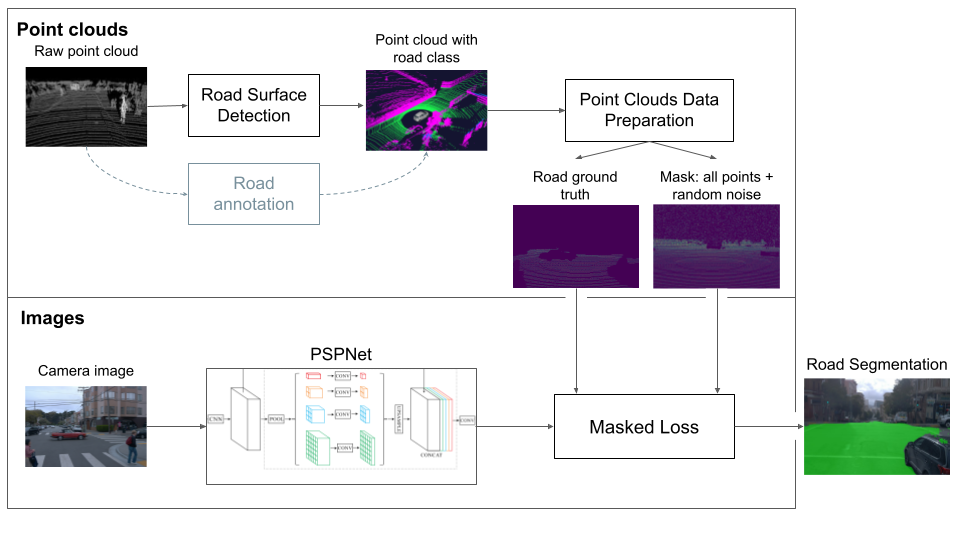
#> input picture pictures/scheme.png, 960 x 540 px
$ python -i augmentations.py   (imports and definitions only)
#> lines starting #> are read from the running program, lines starting #| are printed output that depends on the picture; after the words box and inside, x2 and y2 are one past the last pixel; in counts of white or black regions, pixels touching at a corner belong together
#> further down, picture is the input picture: shape (540, 960, 3); mean B, G, R 227.5, 224.8, 225.5
import math
import random
from typing import Tuple

import cv2
import numpy as np


def augment_hsv(img: np.ndarray, hgain: float = 0.5, sgain: float = 0.5, vgain: float = 0.5) -> None:
    """
    Apply Hue, Saturation, and Value (HSV) color space augmentation.

    Args:
        img: Image (numpy array) to be augmented.
        hgain: Hue gain for the augmentation.
        sgain: Saturation gain for the augmentation.
        vgain: Value gain for the augmentation.
    """
#> called with hgain = 0.5, sgain = 0.5, vgain = 0.5
    r = np.random.uniform(-1, 1, 3) * [hgain, sgain, vgain] + 1  # random gains
    hue, sat, val = cv2.split(cv2.cvtColor(img, cv2.COLOR_BGR2HSV))
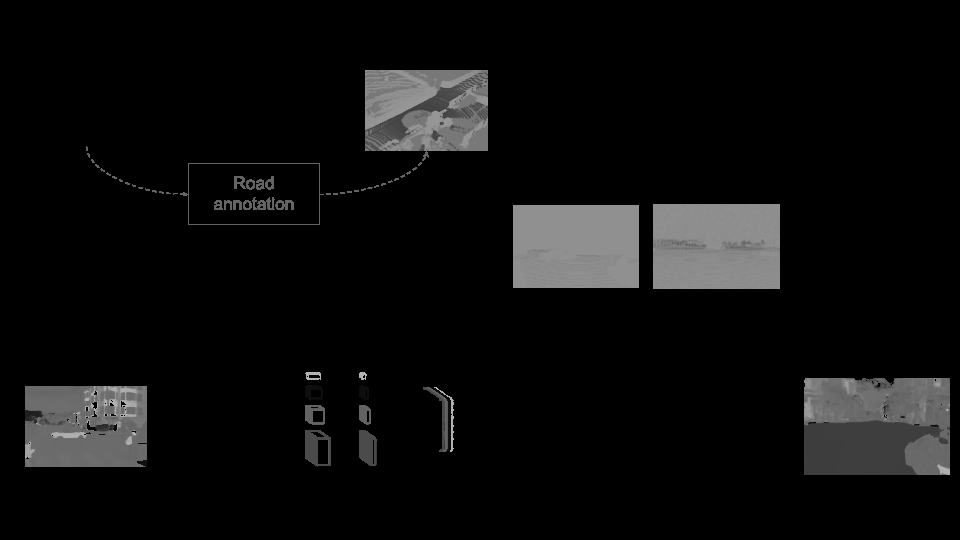
#> hue: shape (540, 960); min 0, max 179, mean 13.3
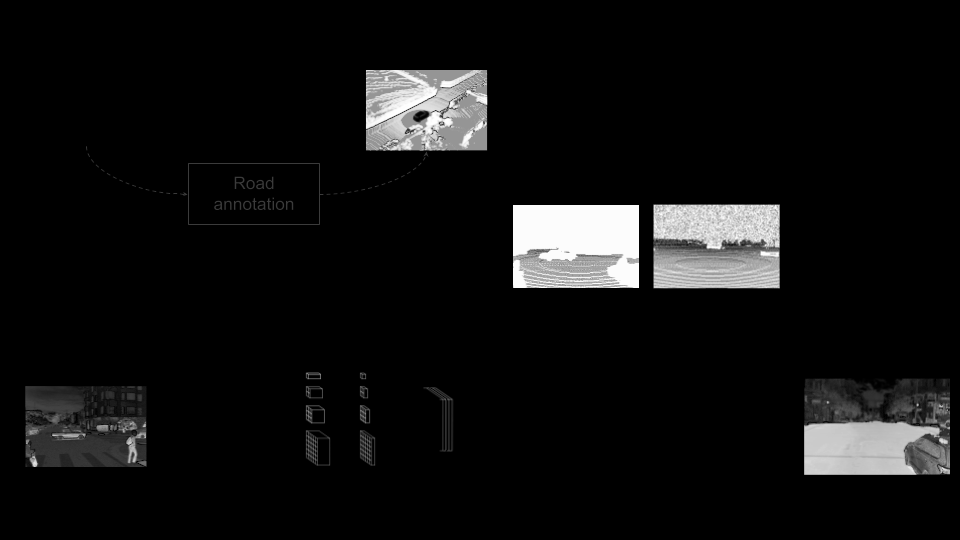
#> sat: shape (540, 960); min 0, max 255, mean 16
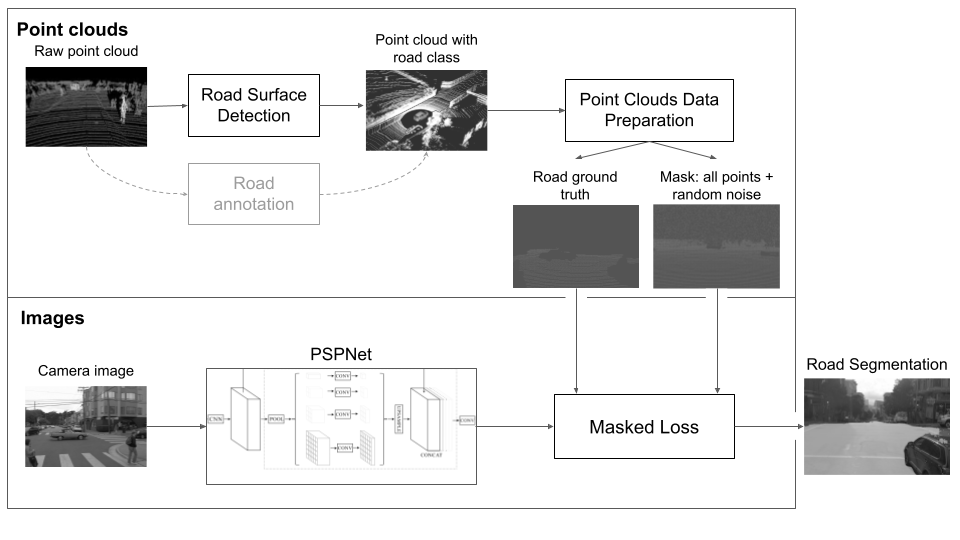
#> val: shape (540, 960); min 0, max 255, mean 229.1
    dtype = img.dtype  # uint8

    x = np.arange(0, 256, dtype=np.int16)
    lut_hue = ((x * r[0]) % 180).astype(dtype)
    lut_sat = np.clip(x * r[1], 0, 255).astype(dtype)
#> lut_sat = 256 values from 0 to 255
    lut_val = np.clip(x * r[2], 0, 255).astype(dtype)
#> lut_val = 256 values from 0 to 255

    img_hsv = cv2.merge((cv2.LUT(hue, lut_hue), cv2.LUT(sat, lut_sat), cv2.LUT(val, lut_val))).astype(dtype)
#> img_hsv: shape (540, 960, 3); mean H, S, V 13.7, 18.4, 230.8
    cv2.cvtColor(img_hsv, cv2.COLOR_HSV2BGR, dst=img)  # no return needed
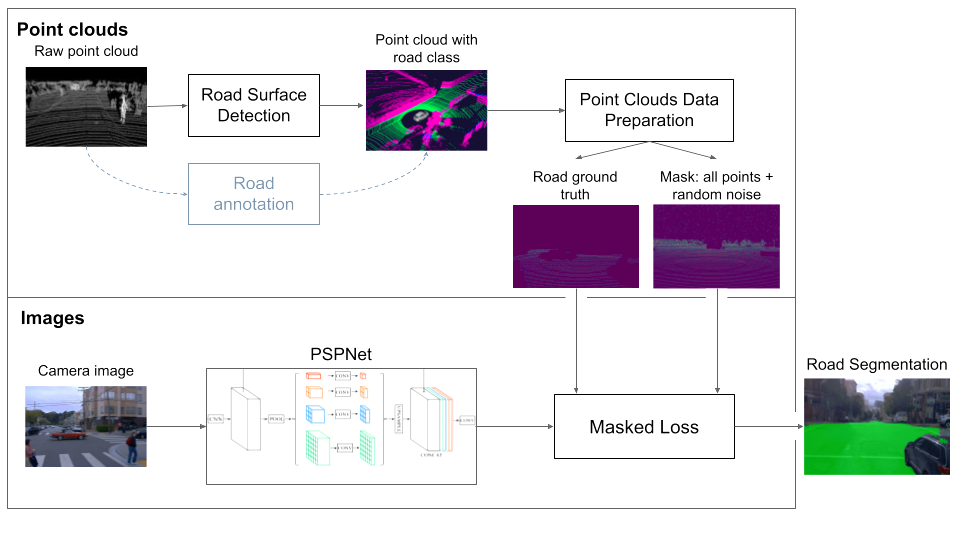
#> img: shape (540, 960, 3); 16.62% of pixels changed, all inside (x1, y1, x2, y2) = (7, 8, 950, 509)


# [248 lines left out: functions random_perspective, letterbox, letterbox_for_img, _box_candidates, not called in this run]

>>> import cv2
>>> picture = cv2.imread('../../pictures/scheme.png')
>>> result = augment_hsv(picture)
